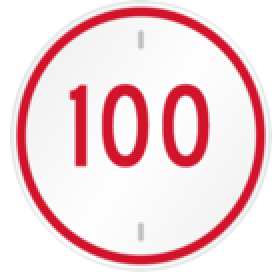
#> input picture Image Processing/Templates/100.png, 138 x 138 px (shown 2 times larger); its folder holds 4 pictures in this run
$ python speedSignRecog.py
#> lines starting #> are read from the running program, lines starting #| are printed output that depends on the picture
'''
Author: Gary Kelly - C16380531
Description: Program to detect speed sign from an image
Method:
Inputs: Original image, copy of original image for displaying output
Outputs: returns int - 30 OR 50 OR 60 OR 80 OR 100 OR 120 OR None
'''
import numpy as np
import cv2
import os
import glob
import image_processing

'''
Read in templates
'''
cached_speed_sign_templates = {}
speed_sign_template_dir = 'Templates/*'
templates = glob.glob(speed_sign_template_dir)

for template_path in templates:
    template = cv2.imread(template_path, 0)
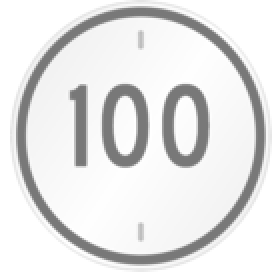
#> template: shape (138, 138) (shown 2 times larger); min 120, max 255, mean 228.6
    template_name = template_path[len(speed_sign_template_dir) - 1:-4]
    cached_speed_sign_templates[template_name] = template
#> pass 2 of the loop `for template_path in templates:`:
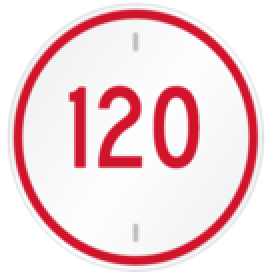
#> input picture Image Processing/Templates/120.png, 138 x 138 px (shown 2 times larger)
#> `template = cv2.imread(template_path, 0)`:
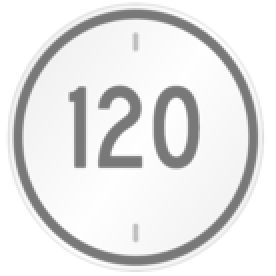
#> template: shape (138, 138) (shown 2 times larger); min 119, max 255, mean 229.6
#> pass 3 of the loop `for template_path in templates:`:
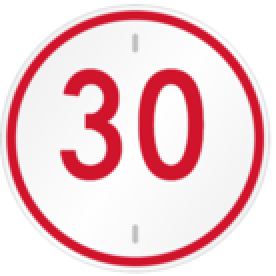
#> input picture Image Processing/Templates/30.png, 138 x 138 px (shown 2 times larger)
#> `template = cv2.imread(template_path, 0)`:
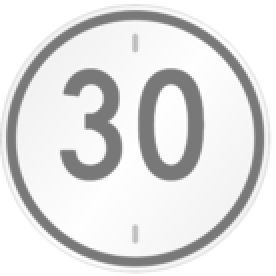
#> template: shape (138, 138) (shown 2 times larger); min 120, max 255, mean 224.7
#> the loop made 4 passes; the first 3 are shown


def detect_speed_sign(image,outputImage):
    hsvImage = cv2.cvtColor(image,cv2.COLOR_BGR2HSV)

    LowerRedRangeLower=(0,100,100)
    LowerRedRangeUpper=(10,255,255)
    UpperRedRangeLower=(160,100,100)
    UpperRedRangeUpper=(180,255,255)

    lowerMask = cv2.inRange(hsvImage, LowerRedRangeLower, LowerRedRangeUpper)
    upperMask = cv2.inRange(hsvImage, UpperRedRangeLower, UpperRedRangeUpper)
    mask = lowerMask + upperMask

    processed_image = image_processing.process_image(image,mask,outputImage)

    if processed_image is None:
        return None

    processed_image = image_processing.image_resize(processed_image,138,138)
    processed_image_gray = cv2.cvtColor(processed_image, cv2.COLOR_BGR2GRAY)

    threshold = 0.1
    closestTemplate = image_processing.template_matching(processed_image_gray,
                                cached_speed_sign_templates, threshold)

    if closestTemplate:
        return closestTemplate
    else:
        return None
